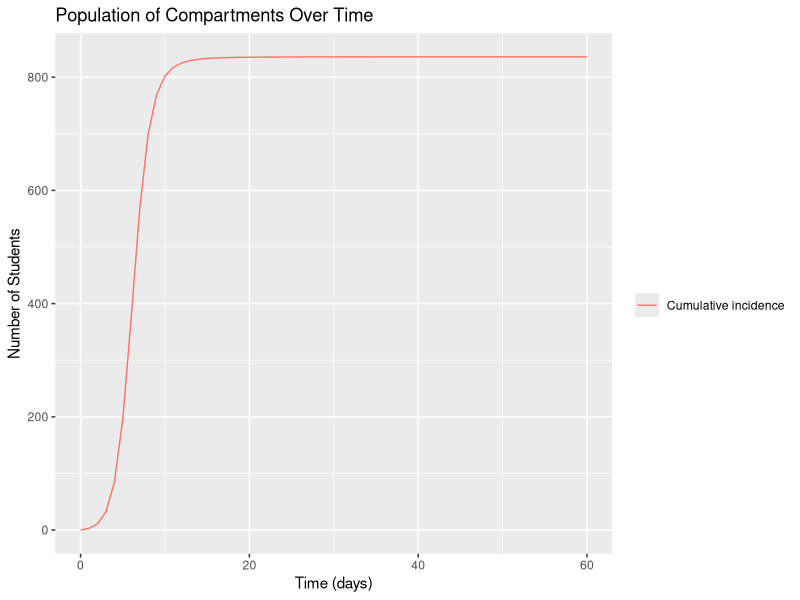

Generate this figure with R:
library (deSolve)
library (ggplot2)
library (reshape2)

initial_state_values <- c(S = 837, 
                          Eam = 0,
                          Epm = 1,
                          Eag = 0,
                          Epg = 0,
                          Im = 0,
                          Ig = 0,
                          Q = 0,
                          R = 0,
                          cum_incid = 0)

parameters <- c(A = 0.1562,  
                B = 0.4166,
                C = 0.0949,
                D = 0.3323,
                alpha = 0.933,
                beta = 0.33,
                xone = 0.32,
                xtwo = 1.69,
                xthree = 0.21,
                xfour = 0.99,
                xi = 2.17,
                xii = 1.3,
                gone = 0.25,
                gtwo = 0.0909,
                gthree = 0.2,
                gfour = 0.25,
                gi = 0.57,
                gii = 0.45,
                gr = 0.1,
                N = 838)

times <- seq(from = 0, to = 60, by = 1)

sir_model <- function(time, state, parameters) {  
  with(as.list(c(state, parameters)), {
    
    
    
    dS <- (-xone*S*Eam - xtwo * S * Epm - xthree * S * Eag - xfour * S * Epg - xi*S * Im - xii * S *Ig)/N 
    dEam <- -dS * A - alpha * gone * Eam - (1-alpha) * gtwo * Eam
    dEpm <- -dS * B - (1-beta) * gthree * Epm - beta * gfour * Epm
    dEag <- -dS * C - alpha * gone * Eag - (1-alpha) * gtwo * Eag
    dEpg <- -dS * D - (1-beta)* gthree * Epg - beta*gfour*Epg
    dIm <- (1-beta)*gthree*Epm-gi*Im
    dIg <- (1-beta)*gthree*Epg - gii*Ig
    dQ <- alpha *gone*Eam+(1-alpha)*gtwo*Eam+gi*Im+gii*Ig+beta*gfour*Epm+alpha*gone*Eag+(1-alpha)*gtwo*Eag+beta*gfour*Epg-gr*Q
    dR <- gr*Q
    new_infections <- -dS
    
    
    return(list(c(dS, dEam, dEpm, dEag, dEpg, dIm, dIg, dQ, dR, new_infections))) 
  })
  
}

output <- as.data.frame(ode(y = initial_state_values, 
                            times = times, 
                            func = sir_model,
                            parms = parameters))

output


ggplot() +
  geom_line(data = output, aes(x = time, y = cum_incid, col = "Cumulative incidence")) +
  xlab("Time (days)")+                                              
  ylab("Number of Students") +                                 
  labs(title = "Population of Compartments Over Time",
       colour = "")
